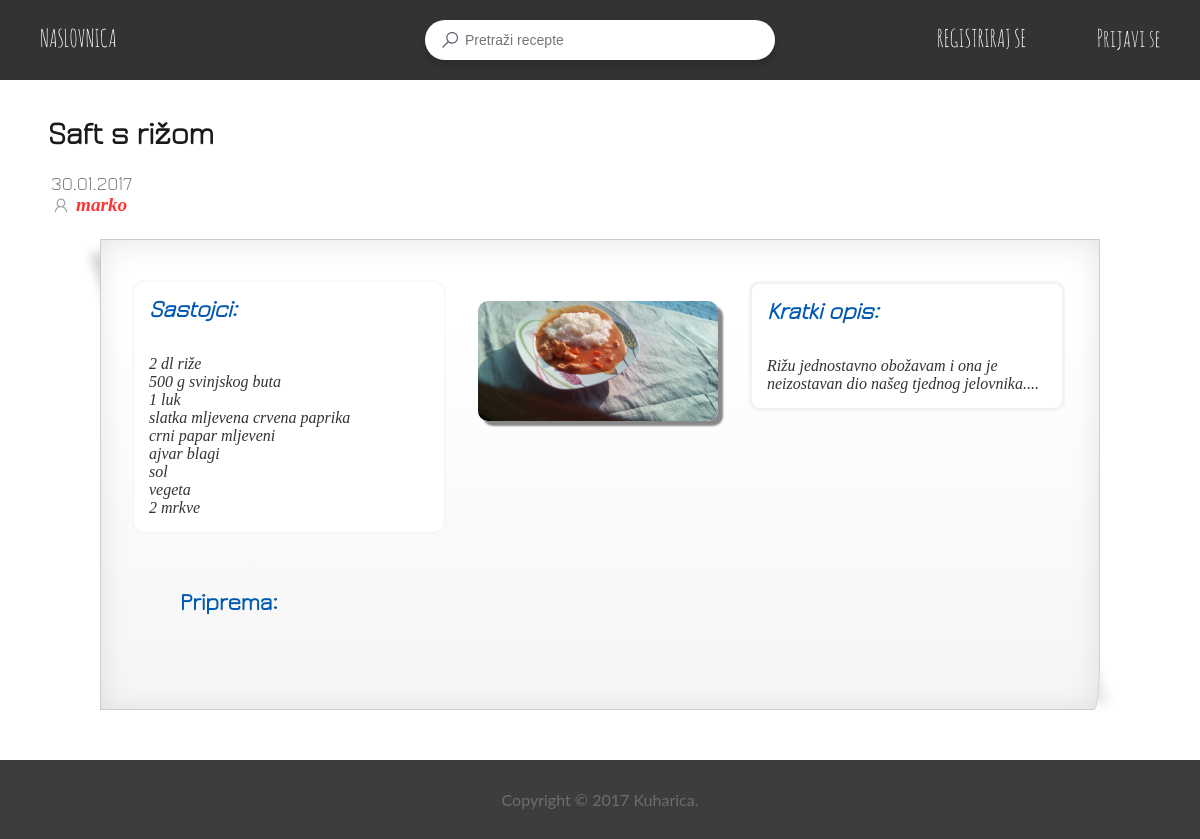
The page /recept.php?id=23 on the database its author committed.
### tables this page shows
CREATE TABLE `recept` (
  `ID_recepta` int(11) NOT NULL,
  `Ime_recepta` varchar(50) NOT NULL,
  `Kratki_opis` text NOT NULL,
  `datum_objave` date NOT NULL,
  `ID_autora` int(11) DEFAULT NULL,
  `Flag` int(11) NOT NULL DEFAULT '0',
  `dozvola` int(2) NOT NULL DEFAULT '0'
);

CREATE TABLE `korisnik` (
  `ID` int(11) NOT NULL,
  `username` varchar(20) NOT NULL,
  `password` varchar(40) NOT NULL,
  `email` varchar(100) NOT NULL,
  `spol` varchar(10) NOT NULL,
  `permission` varchar(10) NOT NULL DEFAULT 'member',
  `join_date` date NOT NULL,
  `last_login` datetime DEFAULT NULL,
  `slika` varchar(50) NOT NULL DEFAULT 'default-profile.jpg'
);

### recept.php (the view, shortened to what this page needs)
<?php
	$receptID = $_GET['id'];
	if(is_numeric($receptID)) {
		$query = "SELECT * FROM sastojci where ID_recepta = '$receptID'";
			$result = mysql_query($query);
			$receptSastojciArray = Array();
			while ($row = mysql_fetch_array($result, MYSQL_ASSOC)) {
				$receptSastojciArray[] =  $row['Sastojak'];
			}
		$query = "SELECT * FROM recept where ID_recepta = '$receptID'";
			$result = mysql_query($query);
			while ($row = mysql_fetch_array($result, MYSQL_ASSOC)) {
				$receptDatum = date('d.m.Y', strtotime( $row['datum_objave'] ));
				$receptIme = $row['Ime_recepta'];
				$receptOpis = $row['Kratki_opis'];
			}
		$query = "SELECT Ime_slike FROM slika where ID_recepta = '$receptID'";
			$result = mysql_query($query);
			while ($row = mysql_fetch_array($result, MYSQL_ASSOC)) {
				$receptSlikaArray[] =  $row['Ime_slike'];
			}
		$query = "SELECT username, join_date, spol, last_login FROM korisnik INNER JOIN recept ON (recept.ID_autora=korisnik.ID) WHERE ID_recepta = '$receptID'";
			$result = mysql_query($query);
			while ($row = mysql_fetch_array($result, MYSQL_ASSOC)) {
				$receptUsername =  $row['username'];
				$spol = $row['spol'];
				$receptJoinD =  date('d.m.Y', strtotime( $row['join_date'] ));
				$receptLastL =  date('d.m.Y  H:i', strtotime( $row['last_login'] ));
			}
		$query = "SELECT count(*) as BrRecepata FROM korisnik INNER JOIN recept ON (recept.ID_autora=korisnik.ID) WHERE username = '$receptUsername'";
			$result = mysql_query($query);
			while ($row = mysql_fetch_array($result, MYSQL_ASSOC)) {
				$BrRecepata =  $row['BrRecepata'];
			}
		$query = "SELECT slika FROM korisnik WHERE username='".$receptUsername."'";
		$result = mysql_query($query);
		while ($row = mysql_fetch_array($result, MYSQL_ASSOC)) {
			$slikaProf=$row['slika'];
		}
		if(!$_SESSION['potrebnaForma']){
		$prosjek=0;
		$glasova=0;
		$query = "SELECT count(*) as glasova FROM ocjena INNER JOIN korisnik ON (korisnik.ID=ocjena.id_korisnika) INNER JOIN recept ON (recept.ID_recepta=ocjena.id_recepta) WHERE recept.ID_recepta = '$receptID'";
		$result = mysql_query($query);
		while($row = mysql_fetch_array($result, MYSQL_ASSOC))
			{$glasova=$row['glasova'];}
		$query = "SELECT count(*) AS spremljen FROM spremljenirecepti INNER JOIN korisnik ON (korisnik.ID=spremljenirecepti.id_korisnika) INNER JOIN recept ON (recept.ID_recepta=spremljenirecepti.id_recepta) WHERE recept.ID_recepta = '$receptID' AND korisnik.username='".$_SESSION['user']."'";
		$result = mysql_query($query);
		$row = mysql_fetch_array($result, MYSQL_ASSOC);
	    $spremljen=$row['spremljen'];
		}
?>
<html>
    <head>
        <link href="css/style.css" rel="stylesheet">
		<link href="css/hover.css" rel="stylesheet" media="all">
		<link href="css/grid.css" rel="stylesheet" media="all">
		<link href="css/rating.css" rel="stylesheet" media="all">
    </head>
    <body onload='ocjena(<?php echo "$prosjek,$glasova" ?>);'>
        <?php include 'include/header.php';
			  include("include/profil_modal.php"); ?>
		<div style="margin-left:4%; color:#1a1a1a;"><br/><br/>
		<h1><span style="float:left"><?php echo $receptIme ?></h1></span>
		</div>
		<br/><br/>
		<div style="color: #8c8c8c; font-weight:bold; margin: 0 0 20px 4%;">
			<table>
			<tr><td><span style="font-family: Jura; font-size:120%"><?php echo "{$receptDatum} <br/>"; ?></span>
			<span style="color: #ff3333;font-family: Georgia, serif; font-style: italic; font-size:120%">
				<span style="cursor: pointer;" onclick="profil('<?php echo $receptUsername; ?>','<?php echo $slikaProf; ?>',' &emsp;<?php echo $spol; ?>',' &emsp;<?php echo $receptJoinD; ?>',' &emsp;<?php echo $receptLastL; ?>',' &emsp;<?php echo $BrRecepata; ?>');">
						<div class="search-option" style="position:relative; float:left">
							<div style="margin-left:15px;margin-right:-10px;margin-top:-8px">
								<svg class="edit-pen-title">
								  <use xmlns:xlink="http://www.w3.org/1999/xlink" xlink:href="#user"></use>
								</svg>
							</div>
						</div>
				<b><?php echo "{$receptUsername}"; ?></b></span>
			</span></td>
			</tr>
			</table>
		</div>
		<div class="content-wrapper">
			<table class="box1" style="width:auto; margin: 0 100px 0 100px;">
			<?php if (!$_SESSION['potrebnaForma']) { ?>
				<tr><td colspan=3><span style="float:right"> <button id="btnfollow" class="btn1 followButton <?php if($spremljen==1)echo 'following'; ?>" onclick="spremirecept();" style="margin-bottom:20px" rel="6"><?php if($spremljen==1)echo 'Recept spremljen'; else echo 'Spremi recept'; ?></button></h1></span></td></tr>
				<?php }else echo"<tr><td><div style='height:25px'></div></td></tr>";  ?>
				<tr>
					<td>
						<div class="content-column" style="height:100%;">
							<div class="temp_content" style='border:solid 2px #f2f2f2;border: none;border-radius:10px; background-color: #ffffff; color: #333333; font-family: Georgia, serif; font-style: italic;"' >
								<h2 style="color:#0059b3">Sastojci:</h2>
								<br>
								<?php
									for($i = 0; $i < sizeof($receptSastojciArray); $i++) {
										echo $receptSastojciArray[$i];
										echo "<br>";
									}
								?>
							</div>
						</div>
					</td>
					<td>
							<div class="pic_content_prikaz" style="margin: 4px 10px 0 10px;">
								<img src="images/<?php echo $receptSlikaArray[0]  ?>" alt="Ne mozemo prikazati sliku =/" style="border-radius:10px; box-shadow: 5px 5px 2px #888888;width:600px;" onclick="document.getElementById('slika').style.display='block'" >
							</div>
					</td>
					<td>
						<div class="content-column" style="height:100%;">
						<div class="temp_content" style='border:solid 2px #f2f2f2; border-radius:10px; background-color: #ffffff; color: #333333; font-family: Georgia, serif; font-style: italic;'>
							<h2 style="color:#0059b3">Kratki opis:</h2>
								<br>
								<span style="font-style: italic;">
								<?php
									echo $receptOpis;
								?></span>
							</div>
						</div>
					</td>
				</tr>
				<tr>
					<td colspan="3">
						<br/><br/>
						<div style="max-width: 96.2%; border-radius:10px; margin: 0 50px 50px 50px">
							<div class="container" style=' color: #333333; font-family: Georgia, serif;' >
								<h2 style="color:#0059b3;">Priprema:</h2>
							</div>
						</div>
					</td>
					<td>
					</td>
				</tr>
			</table>
		</div>
		<?php include 'include/footer.php'; ?>
	</body>
</html>
	<?php } else header('Location: index.php');?>

### css/style.css (style rules this page uses)
.container { padding: 16px; }
.temp_content { position: relative; width: 80%; padding: 15px; border: solid 1px #e6e6e6; box-shadow: 0 0 2px 1px #f2f2f2; font-family: Jura; margin:auto; border-radius:5px; background-color: #f8f8f8; }
.content-wrapper { max-width:1400px; margin:auto; }
.content-column { width: 350px; float:left; }
td { text-align: left; vertical-align: top; }
img { max-width: 100%; height: auto; }
h1, h2, h3, h4, h5, h6 { margin: 0 0 15px; font-weight: bold; font-family: Jura; }
html, body { height: 100% }
html { background: url(Pics/background.jpg) no-repeat center center fixed; -webkit-background-size: cover; -moz-background-size: cover; -o-background-size: cover; background-size: cover; }
body { color: #666666; font-family: 'Lato', sans-serif; }
body { position:relative }
html, body { padding: 0; margin: 0; }
.box1 { margin: 20px; padding: 10px; min-height: 200px; position:relative; display: inline-block; background: -webkit-gradient(linear, 0% 20%, 0% 1000%, from(#fff), to(#fff), color-stop(.1,#f3f3f3)); border: 1px solid #ccc; -webkit-box-shadow: 0px 3px 30px rgba(0, 0, 0, 0.1) inset; -webkit-border-bottom-right-radius: 6px 50px; }
.box1:before { content: ''; width: 50px; height: 100px; position:absolute; bottom:0; right:0; -webkit-box-shadow: 20px 20px 10px rgba(0, 0, 0, 0.1); z-index:-1; -webkit-transform: translate(-35px,-40px) skew(0deg,30deg) rotate(-25deg); }
.box1:after { content: ''; width: 100px; height: 100px; top:0; left:0; position:absolute; display: inline-block; z-index:-1; -webkit-box-shadow: -10px -10px 10px rgba(0, 0, 0, 0.2); -webkit-transform: rotate(2deg) translate(20px,25px) skew(20deg); }
.box1 img { width: 100%; margin-top: 15px; }
.search-option { position: absolute; text-align: right; top: 10px; right: 15px; }
.search-option div { position: relative; display: inline-block; margin: 0 1px; cursor: pointer; }
.search-option div svg { height: 20px; width: 20px; fill: #5a6674; opacity: 0.6; -webkit-transition: all .2s ease-in-out; transition: all .2s ease-in-out; pointer-events: none; }

### rows shown on the page
recept: Ime_recepta "Saft s rižom", datum_objave "30.01.2017", Kratki_opis "Rižu jednostavno obožavam i ona je neizostavan dio našeg tjednog jelovnika...."
korisnik: username "marko"

### other values the page prints
$receptSastojciArray[$i] "2 dl riže"
$receptSastojciArray[$i] "500 g svinjskog buta"
$receptSastojciArray[$i] "1 luk"
$receptSastojciArray[$i] "slatka mljevena crvena paprika"
$receptSastojciArray[$i] "crni papar mljeveni"
$receptSastojciArray[$i] "ajvar blagi"
$receptSastojciArray[$i] "sol"
$receptSastojciArray[$i] "vegeta"
$receptSastojciArray[$i] "2 mrkve"
